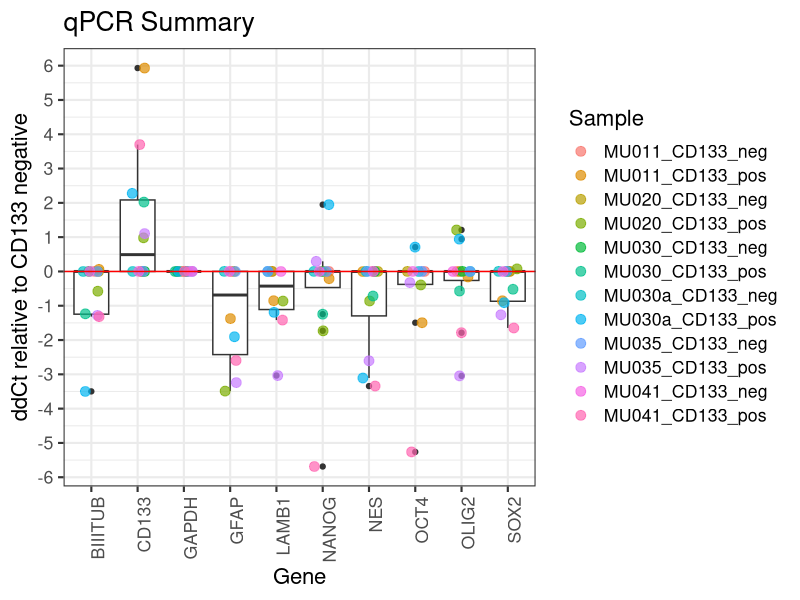
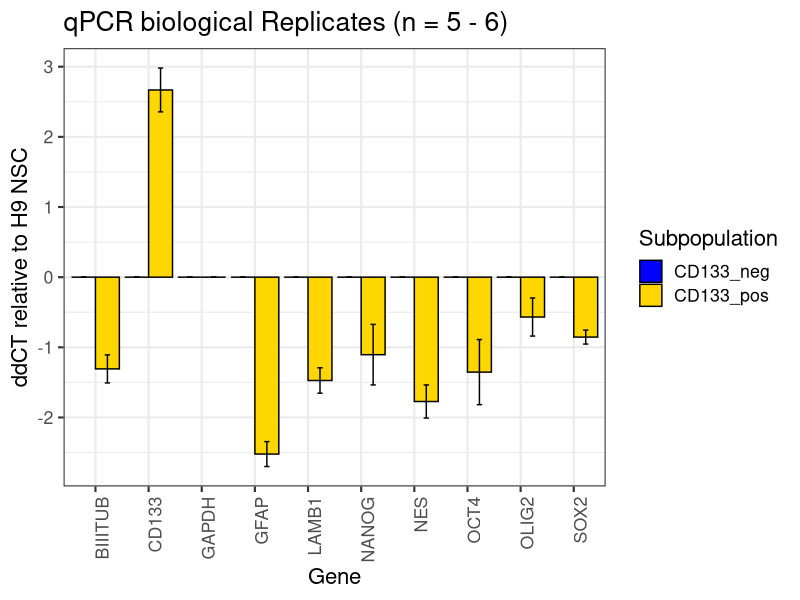

The R source for these figures, in order:
library(reshape)
library(plyr)
library(ggplot2)
#source('~/Documents/Rscripts/multiplot.R')

ddCTcalculate = function(geneOfInterest, sampleOfInterest='020_N', houseKeepingGene='GAPDH', referenceSample='020_N', data=rawData) 
{
    sampleHouse = paste(sampleOfInterest, houseKeepingGene)
    sampleGene = paste(sampleOfInterest, geneOfInterest)
    # Extract the Cp of the hosue keeping gene
    houseCp = data[sampleHouse, 'meanCp']
    geneCp = data[sampleGene, 'meanCp']
    # dCt calculation for the sample of interest
    dCt = houseCp - geneCp
    # Extract the meanCP for the reference sample. First get the index of the housekeeping gene, then the gene of interest
    refDctRowHouse = paste(referenceSample, houseKeepingGene)
    refDctRowGene = paste(referenceSample, geneOfInterest)
    # Calculate dCt for the reference sample
    referenceSample_dCt = data[refDctRowHouse, 'meanCp'] - data[refDctRowGene, 'meanCp']
    # Calculate ddCt
    ddCt = dCt - referenceSample_dCt
    return (ddCt)
}

foldChangecalculate = function(geneOfInterest, sampleOfInterest='020_N', houseKeepingGene='GAPDH', referenceSample='020_N', data=rawData) 
{
    sampleHouse = paste(sampleOfInterest, houseKeepingGene)
    sampleGene = paste(sampleOfInterest, geneOfInterest)
    # Extract the Cp of the hosue keeping gene
    houseCp = data[sampleHouse, 'meanCp']
    geneCp = data[sampleGene, 'meanCp']
    # dCt calculation for the sample of interest
    dCt = houseCp - geneCp
    # Extract the meanCP for the reference sample. First get the index of the housekeeping gene, then the gene of interest
    refDctRowHouse = paste(referenceSample, houseKeepingGene)
    refDctRowGene = paste(referenceSample, geneOfInterest)
    # Calculate dCt for the reference sample
    referenceSample_dCt = data[refDctRowHouse, 'meanCp'] - data[refDctRowGene, 'meanCp']
    # Calculate ddCt
    ddCt = dCt - referenceSample_dCt
    foldChange = 2^ddCt
    return (foldChange)
}

plotPDGC = function(dataFrame, pdgc="MU035") {
    # This function takes a dataFrane of some data and returns a ggplot object specific to the cell line supplied as a string
    extract = dataFrame[,"PDGC"] %in% pdgc
    datPlot = dataFrame[extract,]
    # The colour of the plots
    cols = c("orange", "forestgreen", "darkblue", "darkred")
    p = ggplot(data=datPlot, aes(x=Gene, y=ddCT, fill=Subpopulation)) +
        geom_bar(stat="identity", position=position_dodge(), colour="black") + 
        ggtitle(paste("qPCR", pdgc, sep=" ")) +  scale_fill_manual(values=cols) + 
        xlab("Gene") + ylab("ddCt") +
        theme_bw(base_size=16) + theme(axis.text.x = element_text(angle = 90, hjust = 1))
    return (p) }

setwd("150316_qPCRcd133Summary/")

dat = read.csv("dat/150316_summaryEdit.csv", row.names=1)
dat$Sample = paste(dat$PDGC, dat$Subpopulation, sep="_")
dat$Gene = gsub("POU5F1", "OCT4", dat$Gene)
dat$Gene = gsub("PROM1", "CD133", dat$Gene)

# Take the mean of duplicated measurements
datWide = ddply(dat, .(Sample, Gene, PDGC, Subpopulation), summarise, meanCp = mean(MeanCP, na.rm=T))

# Calculate ddCT

getddCt = function(dataFrame, sampleInt="MU035_CD133_neg") 
{
    # Extract the genes that were measured by both samples.
    samp = dataFrame[dataFrame$Sample %in% sampleInt,"Gene"]
    cd133neg = gsub("_CD133_pos", "_CD133_neg", sampleInt)
    ref = dataFrame[dataFrame$Sample %in% cd133neg, "Gene"]
    genes = intersect(samp, ref)
    
    # Subset the shared genes and sort
    subDat = dataFrame[dataFrame$Sample %in% c(sampleInt, cd133neg),]
    subDat = subDat[subDat$Gene %in% genes,]
    subDat = subDat[order(subDat$Sample, subDat$Gene),]
    row.names(subDat) = paste(subDat$Sample, subDat$Gene)
    
    # Call the ddCt functions
    subDat$ddCT = ddCTcalculate(geneOfInterest=subDat$Gene, sampleOfInterest=subDat$Sample,
                                houseKeepingGene='GAPDH', referenceSample=cd133neg, data=subDat)
    subDat$foldChange = foldChangecalculate(geneOfInterest=subDat$Gene, sampleOfInterest=subDat$Sample,
                                            houseKeepingGene='GAPDH', referenceSample=cd133neg, data=subDat)
    
    # Remove the reference samples which will be 0 anyway.
    result = subDat[subDat$Sample %in% sampleInt,]
    return (subDat)
    #return (result)
}

############   Calculate ddCT ############  
dataFrame = datWide
sampleInt = "MU035_CD133_pos"

mu035_P = getddCt(datWide, "MU035_CD133_pos")
mu011_P = getddCt(datWide, "MU011_CD133_pos")
mu020_P = getddCt(datWide, "MU020_CD133_pos")
mu030_P = getddCt(datWide, "MU030_CD133_pos")
mu030a_P = getddCt(datWide, "MU030a_CD133_pos")
mu041_P = getddCt(datWide, "MU041_CD133_pos")

ddCt = rbind(mu011_P, mu020_P, mu030_P, mu030a_P, mu035_P, mu041_P)
# write.csv(ddCt,"150317_ddCtResults.csv", row.names=F)

rm(mu011_P, mu020_P, mu030_P, mu030a_P, mu035_P, mu041_P)
# Get rid of the genes only measured on ES cells
ddCt = ddCt[!ddCt$Gene %in% c("ATP5G3", "B2M", "CREB1",  "GRIA2", #"GAPDH",
                              "HAPLN1", "MGMT", "REST"),]

orderedDat = ddCt[order(ddCt$Gene, ddCt$PDGC),]

# Make a boxplot of ddCT valuse
ggplot(data=ddCt, aes(x=Gene, y=ddCT)) +
    geom_boxplot() + geom_point(aes(colour=Sample), size =3, alpha=0.7,  position = position_jitter(w = 0.2)) +
    ggtitle("qPCR Summary") + geom_hline(yintercept=0, colour="red") +
    xlab("Gene") + ylab("ddCt relative to CD133 negative") +
    scale_y_continuous(breaks = round(seq(-6, 6, by = 1),1)) +
    theme_bw(base_size=16) + theme(axis.text.x = element_text(angle = 90, hjust = 1))

######## Summarise by biological replicates ######## 

bioRep = ddply(ddCt, .(Subpopulation, Gene), summarise, meanddCt = mean(ddCT, na.rm=T), 
               sdddCt = sd(ddCT, na.rm=T), reps=length(ddCT))
bioRep$seddCt = bioRep$sdddCt / (bioRep$reps)
write.csv(bioRep, "150321_biologicalRepCD133.csv")

# Plot the biological replicates
ggplot(data=bioRep, aes(x=Gene, y=meanddCt, fill=Subpopulation)) +
    geom_bar(stat="identity", position=position_dodge(), colour="black") + 
    ggtitle("qPCR biological Replicates (n = 5 - 6)") +  scale_fill_manual(values=c("blue", "gold1")) + 
    geom_errorbar(aes(ymin=meanddCt-seddCt, ymax=meanddCt+seddCt), width=.2, position=position_dodge(0.9)) +
    xlab("Gene") + ylab("ddCT relative to H9 NSC") +
    theme_bw(base_size=16) + theme(axis.text.x = element_text(angle = 90, hjust = 1))
